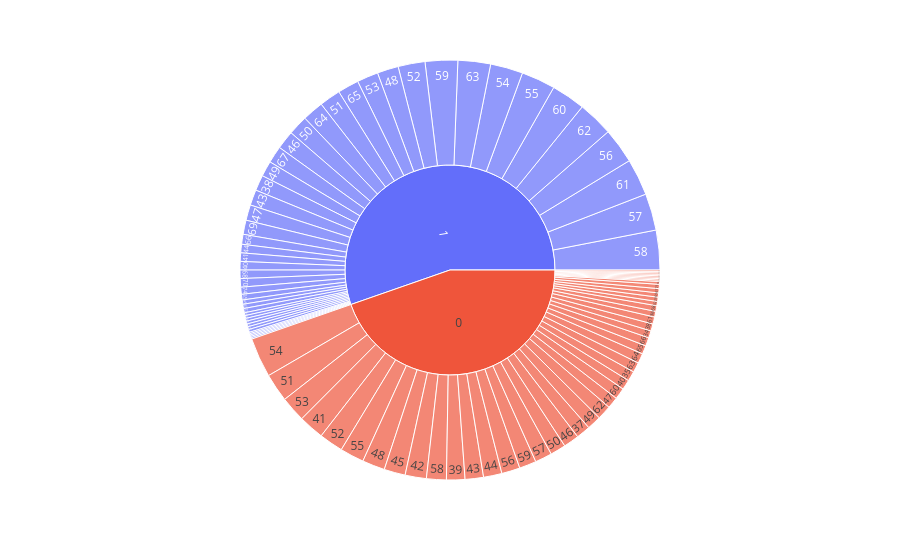

Notebook source saved alongside this figure:
### Markdown cell above
# Age and HeartDisease Distribution

### Code cell
px.sunburst(heart_df, path=['HeartDisease', 'Age'])

### Figure 1 — Plotly figure (JSON) as saved in the notebook; plotly's stock layout.template omitted (floating-point values rounded to 4 significant figures)
{"data": [{"branchvalues": "total", "domain": {"x": [0, 1], "y": [0, 1]}, "hovertemplate": "labels=%{label}<br>count=%{value}<br>parent=%{parent}<br>id=%{id}<extra></extra>", "ids": ["0/40", "1/49", "0/37", "1/48", "0/54", "0/39", "0/45", "1/37", "0/48", "1/58", "0/42", "1/38", "0/43", "1/60", "1/36", "0/44", "0/49", "1/44", "0/36", "0/53", "0/52", "0/51", "1/53", "0/56", "1/54", "1/41", "0/32", "1/65", "0/41", "0/35", "1/43", "0/59", "0/50", "1/50", "1/47", "1/31", "1/52", "1/46", "1/57", "1/55", "0/46", "1/32", "0/55", "1/63", "1/56", "1/66", "1/40", "0/57", "0/34", "0/47", "0/38", "1/33", "1/59", "1/34", "0/58", "0/61", "0/29", "0/62", "0/31", "1/35", "0/28", "0/30", "1/39", "1/51", "0/33", "1/45", "0/60", "1/61", "1/62", "0/65", "1/74", "1/68", "1/42", "0/72", "1/64", "1/69", "1/67", "1/73", "1/70", "0/66", "0/63", "0/74", "1/77", "1/72", "1/75", "0/64", "1/76", "0/68", "1/71", "0/75", "0/69", "0/67", "0/71", "0/70", "0/76", "0", "1"], "labels": ["40", "49", "37", "48", "54", "39", "45", "37", "48", "58", "42", "38", "43", "60", "36", "44", "49", "44", "36", "53", "52", "51", "53", "56", "54", "41", "32", "65", "41", "35", "43", "59", "50", "50", "47", "31", "52", "46", "57", "55", "46", "32", "55", "63", "56", "66", "40", "57", "34", "47", "38", "33", "59", "34", "58", "61", "29", "62", "31", "35", "28", "30", "39", "51", "33", "45", "60", "61", "62", "65", "74", "68", "42", "72", "64", "69", "67", "73", "70", "66", "63", "74", "77", "72", "75", "64", "76", "68", "71", "75", "69", "67", "71", "70", "76", "0", "1"], "name": "", "parents": ["0", "1", "0", "1", "0", "0", "0", "1", "0", "1", "0", "1", "0", "1", "1", "0", "0", "1", "0", "0", "0", "0", "1", "0", "1", "1", "0", "1", "0", "0", "1", "0", "0", "1", "1", "1", "1", "1", "1", "1", "0", "1", "0", "1", "1", "1", "1", "0", "0", "0", "0", "1", "1", "1", "0", "0", "0", "0", "0", "1", "0", "0", "1", "1", "0", "1", "0", "1", "1", "0", "1", "1", "1", "0", "1", "1", "1", "1", "1", "0", "0", "0", "1", "1", "1", "0", "1", "0", "1", "0", "0", "0", "0", "0", "0", "", ""], "type": "sunburst", "values": [7, 11, 10, 15, 28, 13, 15, 1, 16, 28, 15, 11, 13, 24, 2, 13, 10, 6, 4, 18, 17, 20, 15, 13, 23, 6, 3, 15, 18, 7, 11, 12, 11, 14, 11, 1, 19, 13, 26, 24, 11, 2, 17, 23, 25, 7, 6, 12, 5, 8, 5, 1, 23, 2, 14, 5, 3, 10, 1, 4, 1, 1, 2, 15, 1, 3, 8, 26, 25, 6, 5, 6, 3, 1, 15, 10, 12, 1, 6, 6, 7, 2, 2, 3, 2, 7, 1, 4, 2, 1, 3, 3, 3, 1, 1, 410, 508]}], "layout": {"legend": {"tracegroupgap": 0}, "margin": {"t": 60}}}
